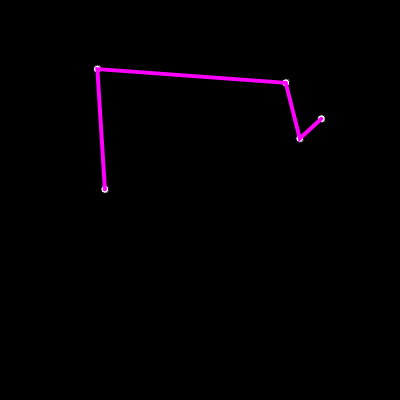
Frame 1 (no input)
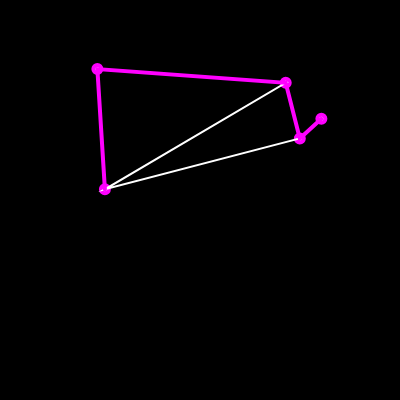
Frame 60 (no input)
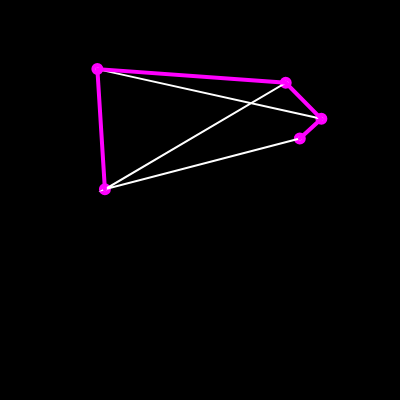
Frame 120 (the mouse pressed at the canvas centre since frame 60)

The p5.js sketch that drew these frames (run headless with seeded random() and noise() and a simulated clock; from frame 60 on, the mouse is pressed at the canvas centre):

// p5.js sketch
// ── sketch.js
let cities = [];
const totalCities = 5;

let population = [];
let fitness = [];

let recordDistance = Infinity;
let best;

function setup() {
    createCanvas(400, 400);
    let order = [];
    for (let i = 0; i < totalCities; i++) {
        let v = createVector(random(width), random(height));
        cities[i] = v;
        order[i] = i;
    }

    for (let i = 0; i < 10; i++) {
        population[i] = shuffle(order);
    }

    for (let i = 0; i < population.length; i++) {
        // ?
        let d = calcDistance(population[i]);
        fitness[i] = d;
        if (d < recordDistance) {
            recordDistance = d;
            best = population[i];
        }
    }

    // let d = calcDistance(cities);
    // recordDistance = d;
    // best = cities.slice();
}

function draw() {
    background(0);
    fill(255);
    for (let i = 0; i < cities.length; i++) {
        ellipse(cities[i].x, cities[i].y, 8, 8);
    }

    let i = floor(random(cities.length));
    let j = floor(random(cities.length));
    swap(cities, i, j);

    let d = calcDistance(cities);
    if (d < recordDistance) {
        recordDistance = d;
        best = cities.slice();
        console.log(recordDistance);
        console.log(best);
    }

    // ?? what is begin/end shape
    stroke(255);
    strokeWeight(2);
    noFill();
    beginShape();
    for (let i = 0; i < cities.length; i++) {
        vertex(cities[i].x, cities[i].y);
    }
    endShape();
    //swap

    stroke(255, 0, 255);
    strokeWeight(4);
    noFill();
    beginShape();
    for (let i = 0; i < best.length; i++) {
        vertex(best[i].x, best[i].y);
    }
    endShape();

}

function swap(a, i, j) {
    [a[i], a[j]] = [a[j], a[i]];
}

function calcDistance(points) {
    let sum = 0;
    let d;
    for (let i = 0; i < points.length-1; i++) {
        d = dist(points[i].x, points[i].y, points[i+1].x, points[i+1].y );
        sum += d;
    }
    return sum;
}
